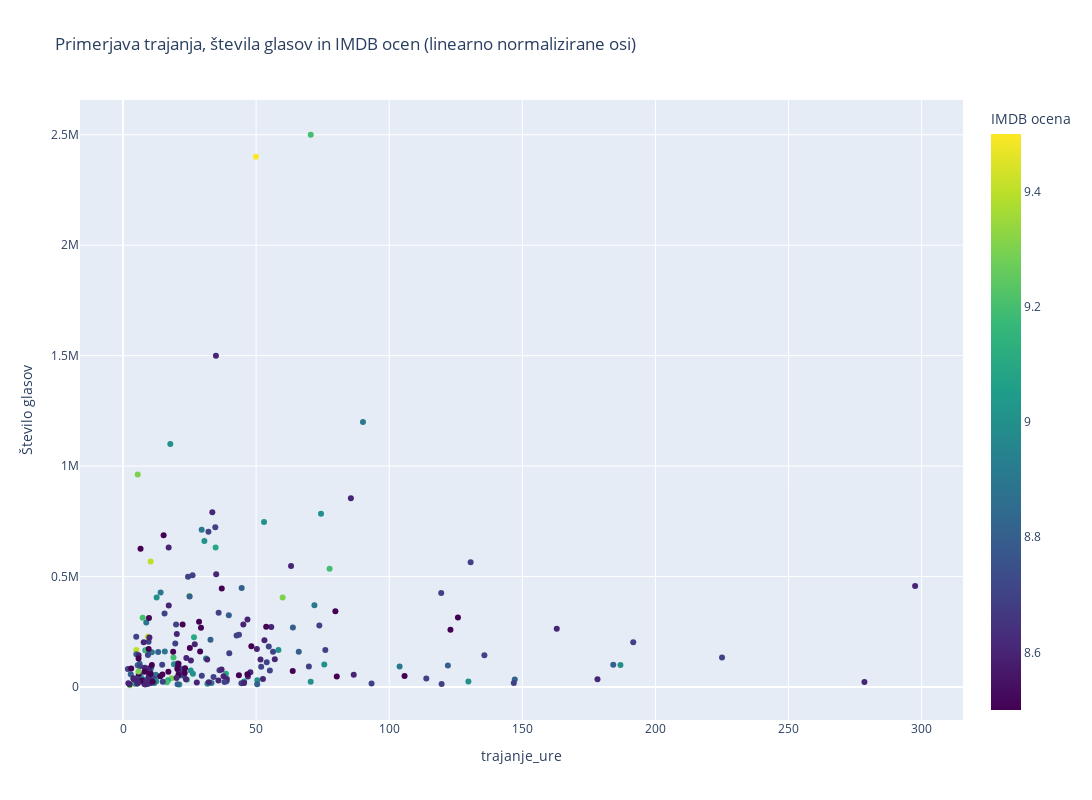
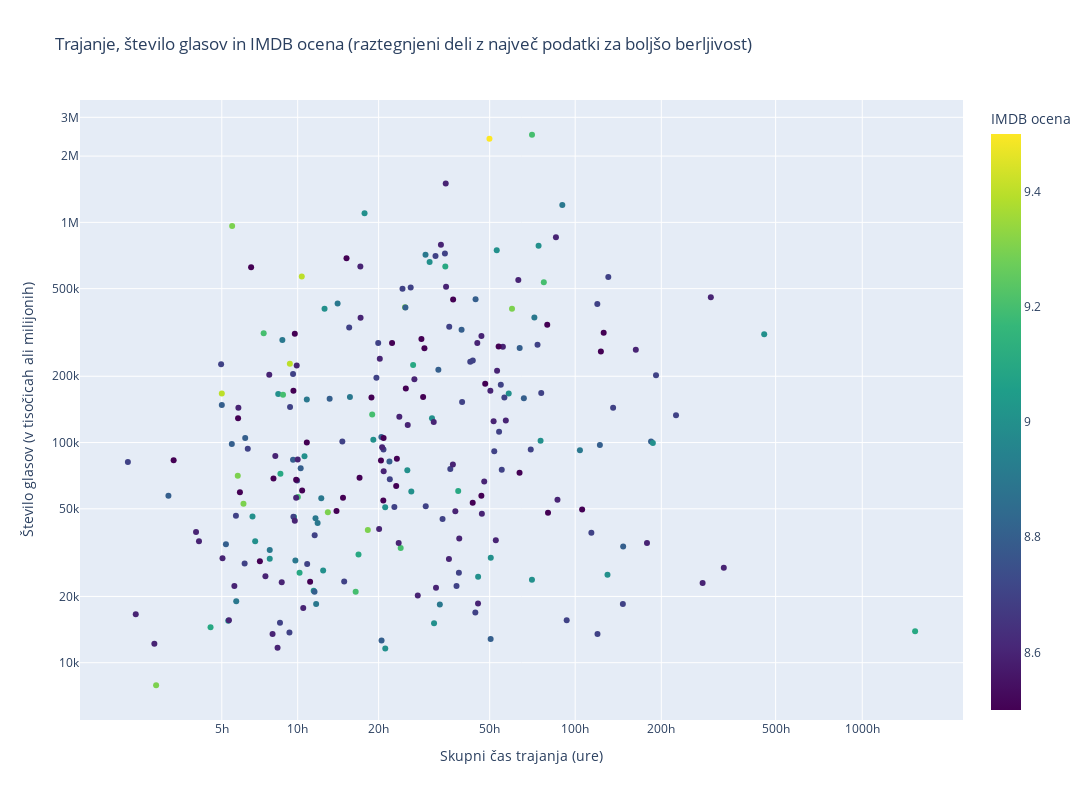
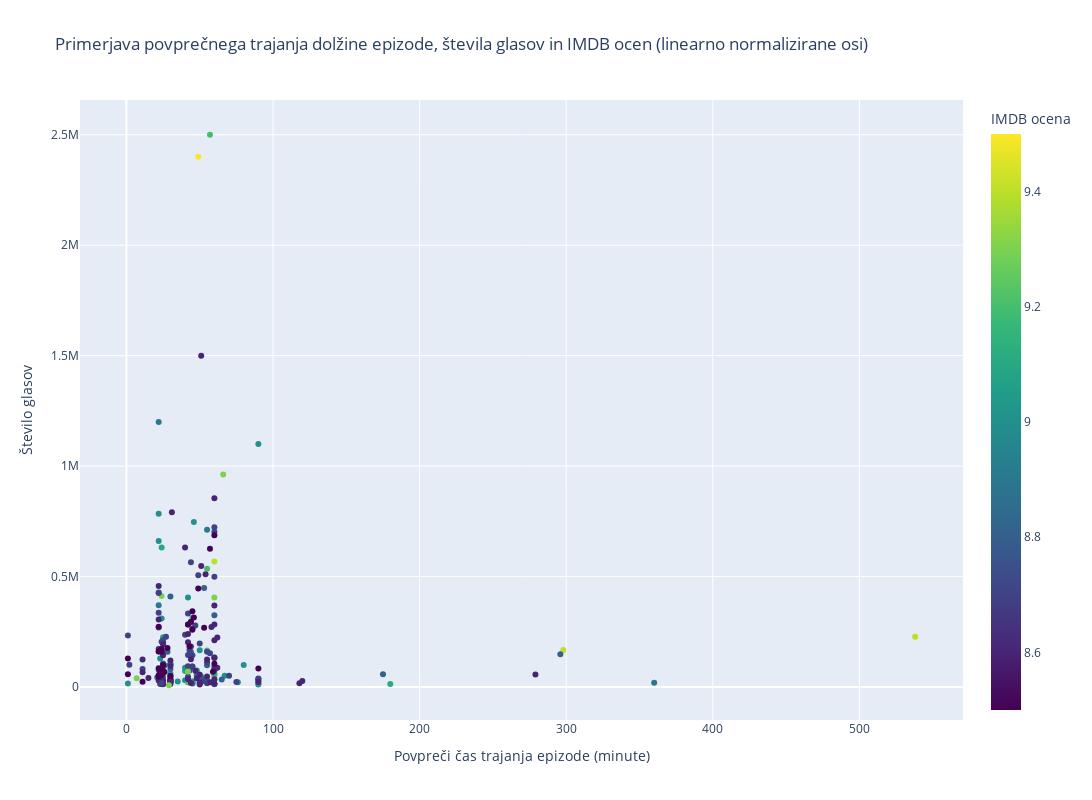

Notebook code cell kept with these figures, in order:
### Markdown cell above
### Analiza po št. glasov glede na dolžino
Tole je že malo bolj specifično, zanima nas, ali dolžina oz. trajanje sezone vpliva na št. oddanih glasov na imdb-ju oz.
kaj je 'the sweet spot' dolžina za največ oddanih glasov.

### Code cell
from helpers.duration_ratings import (
    compare_runtime_votes_ratings_normalized_axis,
    compare_runtime_votes_ratings_non_normalized_axis,
    compare_avg_ep_runtime_votes_ratings_normalized_axis
)

compare_runtime_votes_ratings_normalized_axis(df)

compare_runtime_votes_ratings_non_normalized_axis(df)

compare_avg_ep_runtime_votes_ratings_normalized_axis(df)

### Figure 1 — Plotly figure (JSON) as saved in the notebook; plotly's stock layout.template omitted (floating-point values rounded to 4 significant figures; data arrays with more than 128 entries replaced by an {"elided": "..."} marker saying what was removed)
{"data": [{"customdata": {"elided": "240x1 str values"}, "hovertemplate": "<b>%{hovertext}</b><br><br>Število glasov=%{y}<br>Skupni čas trajanja (ure)=%{customdata[0]}<br>IMDB ocena=%{marker.color}<extra></extra>", "hovertext": {"elided": "240 str values"}, "legendgroup": "", "marker": {"color": {"elided": "240 float values"}, "coloraxis": "coloraxis", "symbol": "circle"}, "mode": "markers", "name": "", "orientation": "v", "showlegend": false, "type": "scatter", "x": {"elided": "240 float values"}, "xaxis": "x", "y": {"elided": "240 float values"}, "yaxis": "y"}], "layout": {"coloraxis": {"colorbar": {"title": {"text": "IMDB ocena"}}, "colorscale": [[0, "#440154"], [0.1111, "#482878"], [0.2222, "#3e4989"], [0.3333, "#31688e"], [0.4444, "#26828e"], [0.5556, "#1f9e89"], [0.6667, "#35b779"], [0.7778, "#6ece58"], [0.8889, "#b5de2b"], [1, "#fde725"]]}, "height": 800, "legend": {"tracegroupgap": 0}, "title": {"text": "Primerjava trajanja, števila glasov in IMDB ocen (linearno normalizirane osi)"}, "width": 1600, "xaxis": {"anchor": "y", "domain": [0, 1], "title": {"text": "trajanje_ure"}}, "yaxis": {"anchor": "x", "domain": [0, 1], "title": {"text": "Število glasov"}}}}

### Figure 2 — Plotly figure (JSON) as saved in the notebook; plotly's stock layout.template omitted (floating-point values rounded to 4 significant figures; data arrays with more than 128 entries replaced by an {"elided": "..."} marker saying what was removed)
{"data": [{"customdata": {"elided": "243x5 mixed values"}, "hovertemplate": "<b>%{hovertext}</b><br><br>Št. glasov=%{customdata[0]}<br>Trajanje (ure)=%{customdata[1]}<br>IMDB ocena=%{marker.color}<extra></extra>", "hovertext": {"elided": "243 str values"}, "legendgroup": "", "marker": {"color": {"elided": "243 float values"}, "coloraxis": "coloraxis", "symbol": "circle"}, "mode": "markers", "name": "", "orientation": "v", "showlegend": false, "type": "scatter", "x": {"elided": "243 float values"}, "xaxis": "x", "y": {"elided": "243 float values"}, "yaxis": "y"}], "layout": {"coloraxis": {"colorbar": {"title": {"text": "IMDB ocena"}}, "colorscale": [[0, "#440154"], [0.1111, "#482878"], [0.2222, "#3e4989"], [0.3333, "#31688e"], [0.4444, "#26828e"], [0.5556, "#1f9e89"], [0.6667, "#35b779"], [0.7778, "#6ece58"], [0.8889, "#b5de2b"], [1, "#fde725"]]}, "height": 800, "legend": {"tracegroupgap": 0}, "title": {"text": "Trajanje, število glasov in IMDB ocena (raztegnjeni deli z največ podatki za boljšo berljivost)"}, "width": 1600, "xaxis": {"anchor": "y", "domain": [0, 1], "tickangle": 0, "tickmode": "array", "ticktext": ["0h", "5h", "10h", "20h", "50h", "100h", "200h", "500h", "1000h"], "tickvals": [0.0, 2.15, 2.877, 3.653, 4.718, 5.538, 6.364, 7.46, 8.291], "title": {"text": "Skupni čas trajanja (ure)"}}, "yaxis": {"anchor": "x", "domain": [0, 1], "tickmode": "array", "ticktext": ["0k", "10k", "20k", "50k", "100k", "200k", "500k", "1M", "2M", "3M"], "tickvals": [0.0, 9.21, 9.904, 10.82, 11.51, 12.21, 13.12, 13.82, 14.51, 14.91], "title": {"text": "Število glasov (v tisočicah ali milijonih)"}}}}

### Figure 3 — Plotly figure (JSON) as saved in the notebook; plotly's stock layout.template omitted (floating-point values rounded to 4 significant figures; data arrays with more than 128 entries replaced by an {"elided": "..."} marker saying what was removed)
{"data": [{"customdata": {"elided": "240x1 float values"}, "hovertemplate": "<b>%{hovertext}</b><br><br>Povpreči čas trajanja epizode (minute)=%{x}<br>Število glasov=%{y}<br>IMDB ocena=%{marker.color}<extra></extra>", "hovertext": {"elided": "240 str values"}, "legendgroup": "", "marker": {"color": {"elided": "240 float values"}, "coloraxis": "coloraxis", "symbol": "circle"}, "mode": "markers", "name": "", "orientation": "v", "showlegend": false, "type": "scatter", "x": {"elided": "240 float values"}, "xaxis": "x", "y": {"elided": "240 float values"}, "yaxis": "y"}], "layout": {"coloraxis": {"colorbar": {"title": {"text": "IMDB ocena"}}, "colorscale": [[0, "#440154"], [0.1111, "#482878"], [0.2222, "#3e4989"], [0.3333, "#31688e"], [0.4444, "#26828e"], [0.5556, "#1f9e89"], [0.6667, "#35b779"], [0.7778, "#6ece58"], [0.8889, "#b5de2b"], [1, "#fde725"]]}, "height": 800, "legend": {"tracegroupgap": 0}, "title": {"text": "Primerjava povprečnega trajanja dolžine epizode, števila glasov in IMDB ocen (linearno normalizirane osi)"}, "width": 1600, "xaxis": {"anchor": "y", "domain": [0, 1], "title": {"text": "Povpreči čas trajanja epizode (minute)"}}, "yaxis": {"anchor": "x", "domain": [0, 1], "title": {"text": "Število glasov"}}}}
